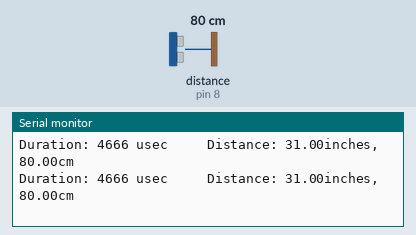
The sketch below on a simulated Arduino Uno, built with avr-gcc and run on an emulated ATmega328P. On the bench: the last lines printed to the serial monitor. Wiring (inferred from the names in the program): ultrasonic range finder: trigger pin 7; echo pin 8. The inputs (shaded band) are chosen by the test bench; at power-on: distance to the obstacle (sensor on pin 8) 80 cm. The echo pulse lasts 58.3 µs per cm.

Above: at 1.3 s.
1.4 s: distance to the obstacle (sensor on pin 8) set to 2 cm
At 1.9 s:
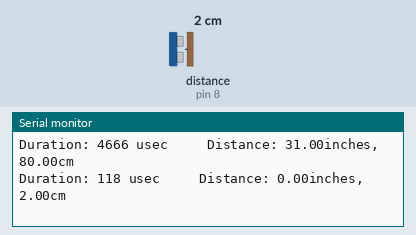
2.9 s: distance to the obstacle (sensor on pin 8) set to 4 cm
At 3.4 s:
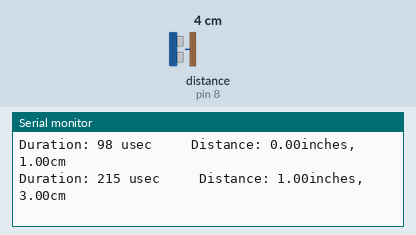
Timing chart, 0 to 5.9 s (numbered marks = the images above; inputs shaded):
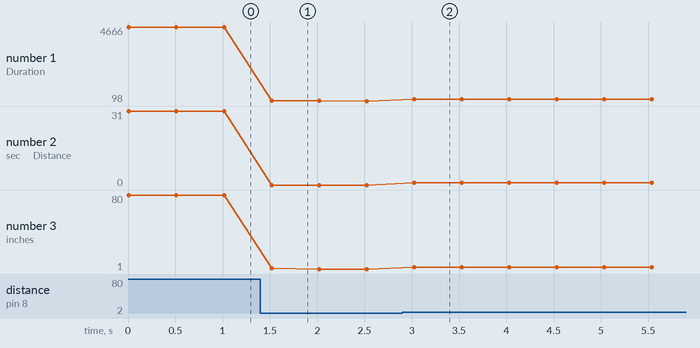

The sketch:

HCSR04.ino
```cpp
/* -*- c -*- */
/*
 * Print the output of a sonar rangefinder by timing the PWM pulses
 * coming from an HC-SR04 rangefinder.
 * Simpler alternative to the NewPing library,
 * http://code.google.com/p/arduino-new-ping/
 *
 * by Pierre, http://shallowsky.com
 * This is Free Software: share and enjoy under the terms of the
 * GNU Public License v2 or later.
 */

int triggerPin = 7;
int echoPin = 8;

void setup()
{
    pinMode(triggerPin, OUTPUT);
    digitalWrite(triggerPin, LOW);
    pinMode(echoPin, INPUT);

    Serial.begin(9600);
}

void loop()
{
    // Send the trigger high for 10 microseconds or more
    digitalWrite(triggerPin, HIGH);
    delayMicroseconds(10);
    digitalWrite(triggerPin, LOW);

    int duration = pulseIn(echoPin, HIGH);
    Serial.print("Duration: ");
    Serial.print(duration);
    Serial.print(" usec");

    float inches = duration/148;
    float cm     = duration / 58;
        //(duration/2) / 29.1;
    Serial.print("     Distance: ");
    Serial.print(inches);
    Serial.print("inches, ");
    Serial.print(cm);
    Serial.print("cm");
    Serial.println("");

    delay(500);
}
```

Measured:
- after the input at 1.4 s, the serial monitor: prints a new line after 0.12 s (image 1)
- after the input at 2.9 s, the serial monitor: prints a new line after 0.13 s (image 2)
- plotted number 1: 4666 → 98 after the input at 1.4 s, 98 → 216 after the input at 2.9 s
- plotted number 2: 31 → 0 after the input at 1.4 s
- plotted number 3: 80 → 1 after the input at 1.4 s, 1 → 3 after the input at 2.9 s
